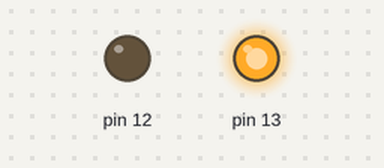
Recording of a sketch running on a simulated Arduino Uno, built with avr-gcc and run on an emulated ATmega328P. On the bench: output pins drawn as LEDs (lit = HIGH).

Above: at 0.5 s.
At 1.5 s:
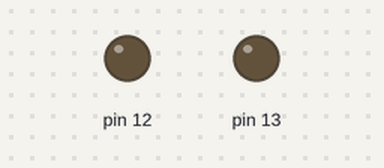
At 5.5 s:
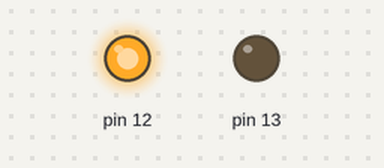
Timing chart, 0 to 6.9 s (numbered marks = the images above):
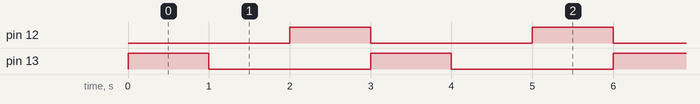

The sketch:

TrafficLights_RED_GREEN.ino
```cpp
// C++ code
//
int time = 0;

void setup()
{
  pinMode(13, OUTPUT);
  pinMode(12, OUTPUT);

  time = 1000;
}

void loop()
{
  digitalWrite(13, HIGH);
  delay(time); // Wait for time millisecond(s)
  digitalWrite(13, LOW);
  delay(time); // Wait for time millisecond(s)
  digitalWrite(12, HIGH);
  delay(time); // Wait for time millisecond(s)
  digitalWrite(12, LOW);
}
```

Measured:
- by itself, pin 12, pin 13: alternates HIGH for 1.0 s and LOW for 2.0 s
- by itself, everything shown: repeats every 3.0 s, in 4 steps
